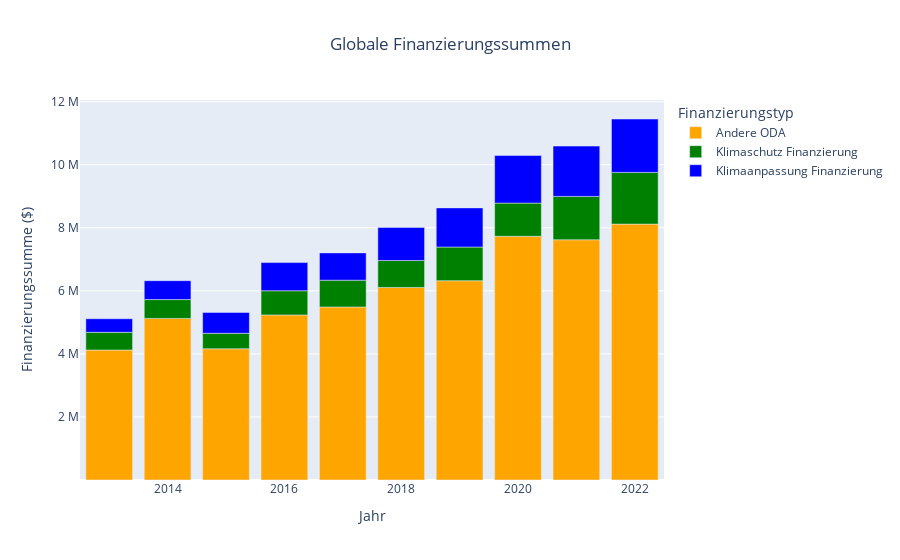

Here is the notebook cell this chart was saved with:
### Code cell
split_df = pd.read_csv('../upload_data/split_globe.csv')


fig = px.bar(split_df, x='Year', y='Amount', color='Finanzierungstyp',
            title='Globale Finanzierungssummen',
            labels={'Amount': 'Finanzierungssumme ($)', 'Year': 'Jahr'},
            category_orders={'Finanzierungstyp': ['Andere ODA','Klimaschutz Finanzierung', 'Klimaanpassung Finanzierung']},
            color_discrete_map={'Andere ODA': 'orange', 'Klimaschutz Finanzierung': 'green', 'Klimaanpassung Finanzierung': 'blue'}
            )# This ensures consistent color ordering

fig.update_layout(title_x=0.5)
tick_values = [2e9, 4e9, 6e9, 8e9, 10e9, 12e9]
tick_labels = ['2 M', '4 M', '6 M', '8 M', '10 M', '12 M']

# Update the y-axis to display values in billions ('M' for Milliarden)
fig.update_yaxes(tickprefix="", ticksuffix="",
                 tickvals=tick_values,
                 ticktext=tick_labels)
fig.show()

### Figure 1 — Plotly figure (JSON) as saved in the notebook; plotly's stock layout.template omitted (floating-point values rounded to 4 significant figures)
{"data": [{"alignmentgroup": "True", "hovertemplate": "Finanzierungstyp=Andere ODA<br>Jahr=%{x}<br>Finanzierungssumme ($)=%{y}<extra></extra>", "legendgroup": "Andere ODA", "marker": {"color": "orange", "pattern": {"shape": ""}}, "name": "Andere ODA", "offsetgroup": "Andere ODA", "orientation": "v", "showlegend": true, "textposition": "auto", "type": "bar", "x": [2013, 2014, 2015, 2016, 2017, 2018, 2019, 2020, 2021, 2022], "xaxis": "x", "y": [4124000000.0, 5126000000.0, 4164000000.0, 5236000000.0, 5490000000.0, 6109000000.0, 6322369446, 7731000000.0, 7621000000.0, 8118000000.0], "yaxis": "y"}, {"alignmentgroup": "True", "hovertemplate": "Finanzierungstyp=Klimaschutz Finanzierung<br>Jahr=%{x}<br>Finanzierungssumme ($)=%{y}<extra></extra>", "legendgroup": "Klimaschutz Finanzierung", "marker": {"color": "green", "pattern": {"shape": ""}}, "name": "Klimaschutz Finanzierung", "offsetgroup": "Klimaschutz Finanzierung", "orientation": "v", "showlegend": true, "textposition": "auto", "type": "bar", "x": [2013, 2014, 2015, 2016, 2017, 2018, 2019, 2020, 2021, 2022], "xaxis": "x", "y": [561335063, 597500000.0, 491400000.0, 767400000.0, 849400000.0, 855800231, 1067000000.0, 1054000000.0, 1376000000.0, 1641000000.0], "yaxis": "y"}, {"alignmentgroup": "True", "hovertemplate": "Finanzierungstyp=Klimaanpassung Finanzierung<br>Jahr=%{x}<br>Finanzierungssumme ($)=%{y}<extra></extra>", "legendgroup": "Klimaanpassung Finanzierung", "marker": {"color": "blue", "pattern": {"shape": ""}}, "name": "Klimaanpassung Finanzierung", "offsetgroup": "Klimaanpassung Finanzierung", "orientation": "v", "showlegend": true, "textposition": "auto", "type": "bar", "x": [2013, 2014, 2015, 2016, 2017, 2018, 2019, 2020, 2021, 2022], "xaxis": "x", "y": [430800000.0, 599863973, 661400000.0, 893300000.0, 865653914, 1048000000.0, 1243000000.0, 1510000000.0, 1596187821, 1693000000.0], "yaxis": "y"}], "layout": {"barmode": "relative", "legend": {"title": {"text": "Finanzierungstyp"}, "tracegroupgap": 0}, "title": {"text": "Globale Finanzierungssummen", "x": 0.5}, "xaxis": {"anchor": "y", "domain": [0, 1], "title": {"text": "Jahr"}}, "yaxis": {"anchor": "x", "domain": [0, 1], "tickprefix": "", "ticksuffix": "", "ticktext": ["2 M", "4 M", "6 M", "8 M", "10 M", "12 M"], "tickvals": [2000000000, 4000000000, 6000000000, 8000000000, 10000000000, 12000000000], "title": {"text": "Finanzierungssumme ($)"}}}}
